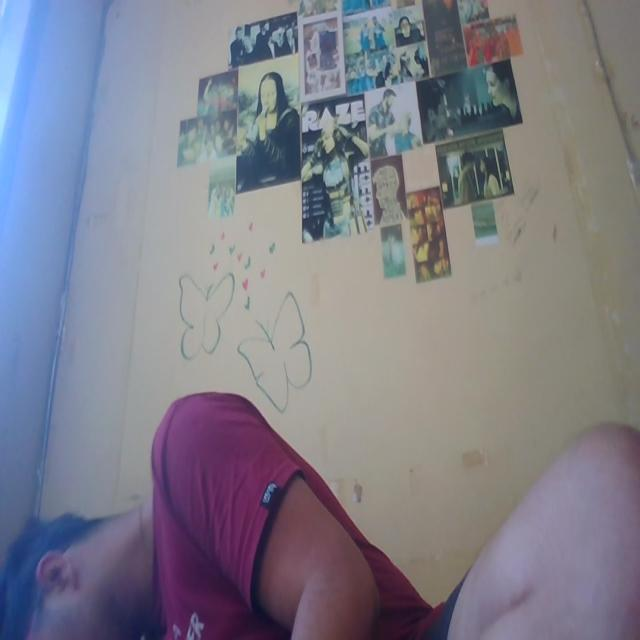
#> input picture test_image.jpg, 640 x 640 px
$ python -i code1.py   (imports and definitions only)
#> lines starting #> are read from the running program, lines starting #| are printed output that depends on the picture; after the words box and inside, x2 and y2 are one past the last pixel; in counts of white or black regions, pixels touching at a corner belong together
#> further down, picture is the input picture: shape (640, 640, 3); mean B, G, R 136.9, 125.6, 126.4
import os
import cv2
import numpy as np
import tensorflow as tf
from tensorflow.keras.models import Model
from tensorflow.keras.layers import (Conv2D, MaxPooling2D, Flatten, Dense, Dropout,
                                     BatchNormalization, Input, LeakyReLU, GlobalAveragePooling2D)
from tensorflow.keras.utils import to_categorical
from tensorflow.keras.optimizers import Adam
import matplotlib.pyplot as plt

# [30 lines left out: function create_model, not called in this run]

def preprocess_with_watershed(image):
    gray = cv2.cvtColor(image, cv2.COLOR_BGR2GRAY)
    clahe = cv2.createCLAHE(clipLimit=2.0, tileGridSize=(8, 8))
    gray = clahe.apply(gray)
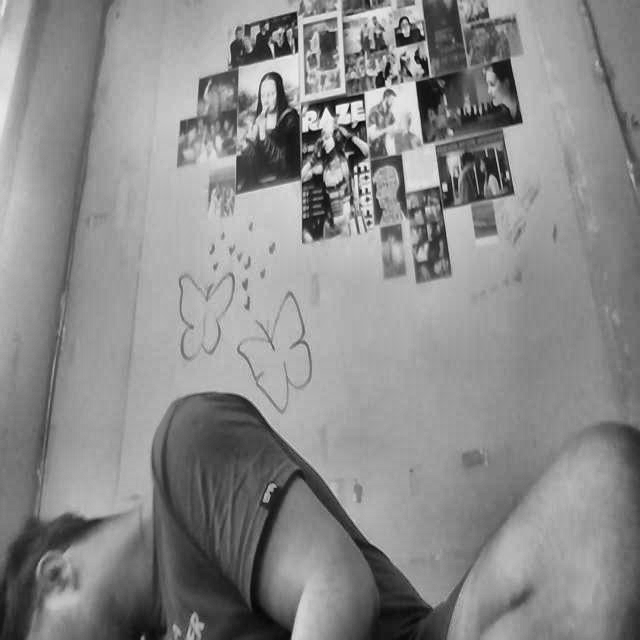
#> gray: shape (640, 640); min 7, max 240, mean 138
    blurred = cv2.GaussianBlur(gray, (5, 5), 0)
    _, binary = cv2.threshold(blurred, 0, 255, cv2.THRESH_BINARY_INV + cv2.THRESH_OTSU)
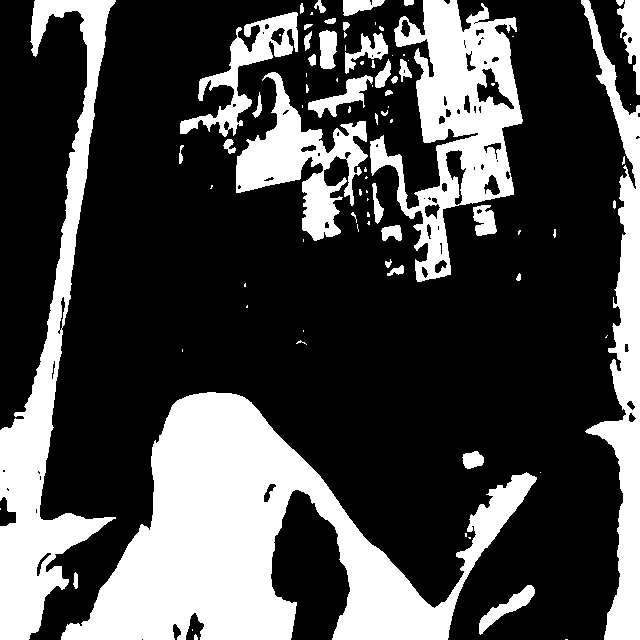
#> binary: shape (640, 640); 29.1% white; 88 white regions (46 under 20 px), largest, box (x1, y1, x2, y2) and area: (61, 392, 537, 640) 48469, (0, 0, 116, 640) 20162, (370, 0, 523, 282) 17735

    # Morphology
    kernel = np.ones((3, 3), np.uint8)
    opening = cv2.morphologyEx(binary, cv2.MORPH_OPEN, kernel, iterations=2)
#> opening: shape (640, 640); 28.1% white; 44 white regions, largest, box (x1, y1, x2, y2) and area: (61, 392, 463, 640) 45726, (0, 0, 115, 640) 19741, (370, 0, 522, 218) 15642
    sure_bg = cv2.dilate(opening, kernel, iterations=3)
#> sure_bg: shape (640, 640); 36% white; 19 white regions, largest, box (x1, y1, x2, y2) and area: (58, 389, 466, 640) 50297, (233, 0, 525, 285) 35560, (0, 0, 118, 640) 24996
    dist_transform = cv2.distanceTransform(opening, cv2.DIST_L2, 5)
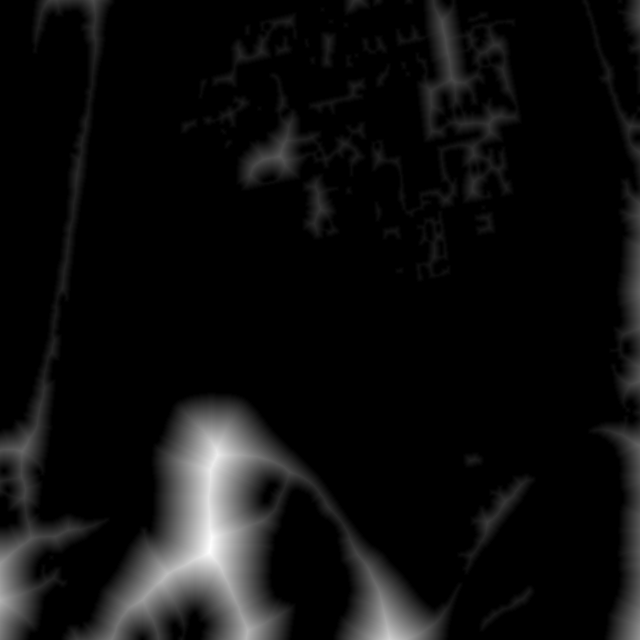
#> dist_transform: shape (640, 640) float32; min 0, max 63.97, mean 3.7; drawn with min black and max white
    _, sure_fg = cv2.threshold(dist_transform, 0.5 * dist_transform.max(), 255, 0)
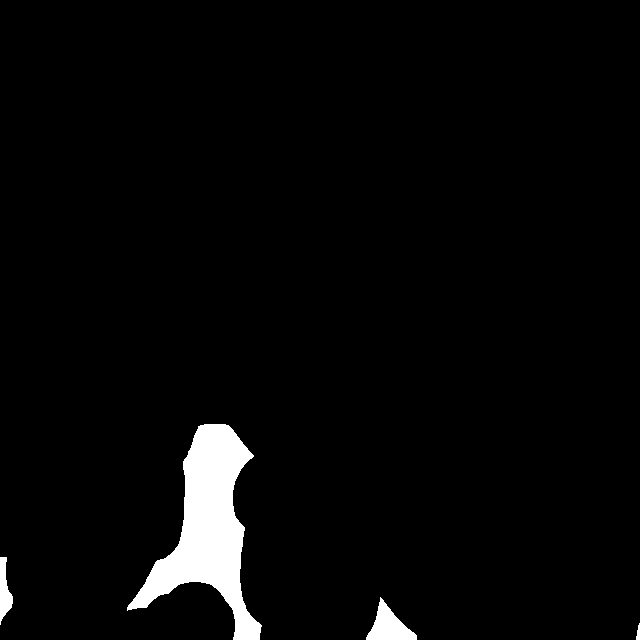
#> sure_fg: shape (640, 640) float32; 3.2% white; 4 white regions, box (x1, y1, x2, y2) and area: (127, 424, 262, 640) 11528, (366, 597, 417, 640) 1059, (0, 557, 13, 625) 512, (636, 623, 640, 640) 46
    sure_fg = np.uint8(sure_fg)
    unknown = cv2.subtract(sure_bg, sure_fg)
#> unknown: shape (640, 640); 32.8% white; 19 white regions, largest, box (x1, y1, x2, y2) and area: (58, 389, 466, 640) 37710, (233, 0, 525, 285) 35560, (0, 0, 118, 640) 24484
    _, markers = cv2.connectedComponents(sure_fg)
#> markers: shape (640, 640) int32; 5 distinct labels, from 0 to 4
    markers = markers + 1
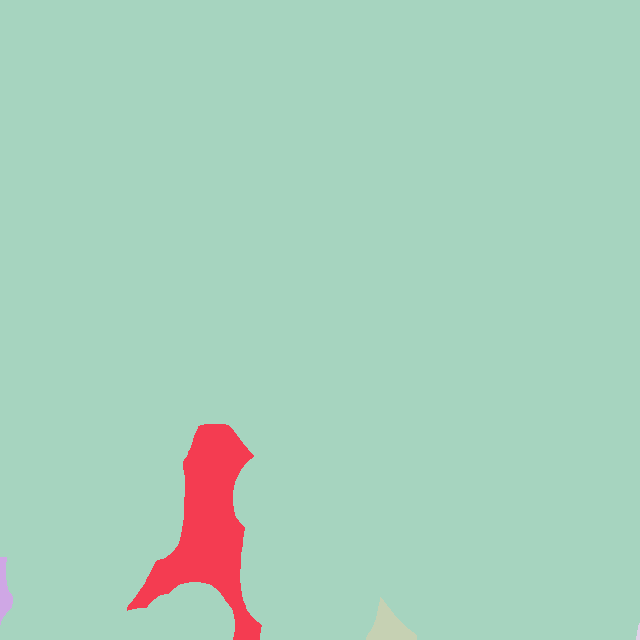
#> markers: shape (640, 640) int32; 5 distinct labels, from 1 to 5; one colour per label, 0 black
    markers[unknown == 255] = 0
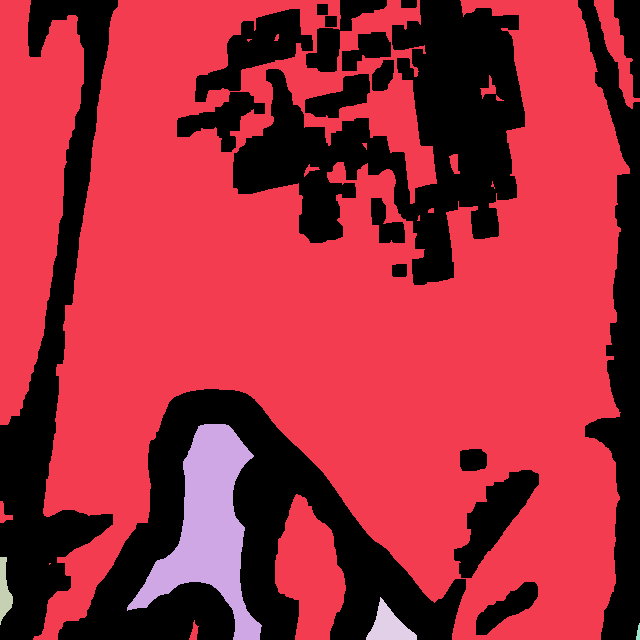
#> markers: shape (640, 640) int32; 6 distinct labels, from 0 to 5; one colour per label, 0 black
    markers = cv2.watershed(image, markers)
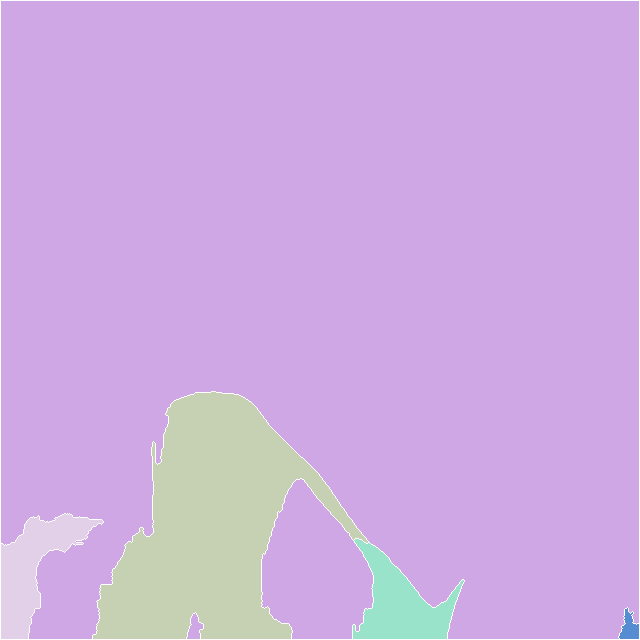
#> markers: shape (640, 640) int32; 6 distinct labels, from -1 to 5; one colour per label, 0 black, -1 white
    return markers

# [36 lines left out: functions extract_watershed_rois, draw_detections, process_frame, not called in this run]

# [26 lines not run here, left out]

>>> import cv2
>>> picture = cv2.imread('test_image.jpg')
>>> result = preprocess_with_watershed(picture)
